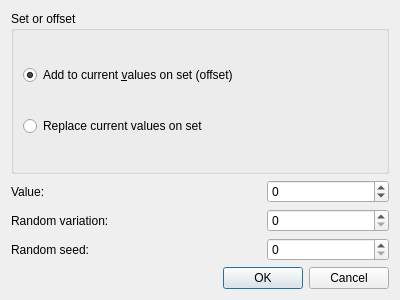
<?xml version="1.0" encoding="UTF-8"?>
<ui version="4.0">
 <class>PianoRollSet</class>
 <widget class="QDialog" name="PianoRollSet">
  <property name="geometry">
   <rect>
    <x>0</x>
    <y>0</y>
    <width>400</width>
    <height>300</height>
   </rect>
  </property>
  <property name="windowTitle">
   <string>Dialog</string>
  </property>
  <layout class="QGridLayout" name="gridLayout">
   <item row="3" column="2">
    <widget class="QSpinBox" name="eventSeedSpinBox">
     <property name="toolTip">
      <string>Seed for pseudo random number generation.</string>
     </property>
     <property name="maximum">
      <number>10000</number>
     </property>
    </widget>
   </item>
   <item row="2" column="2">
    <widget class="QSpinBox" name="eventRandSpinBox">
     <property name="toolTip">
      <string>Random: an integer from 0 to this number will be added into the value</string>
     </property>
     <property name="maximum">
      <number>999</number>
     </property>
    </widget>
   </item>
   <item row="4" column="1" colspan="2">
    <widget class="QDialogButtonBox" name="buttonBox">
     <property name="orientation">
      <enum>Qt::Horizontal</enum>
     </property>
     <property name="standardButtons">
      <set>QDialogButtonBox::Cancel|QDialogButtonBox::Ok</set>
     </property>
    </widget>
   </item>
   <item row="1" column="0" colspan="2">
    <widget class="QLabel" name="eventValLabel">
     <property name="text">
      <string>Value:</string>
     </property>
    </widget>
   </item>
   <item row="2" column="0" colspan="2">
    <widget class="QLabel" name="eventRandLabel">
     <property name="text">
      <string>Random variation:</string>
     </property>
    </widget>
   </item>
   <item row="0" column="0" colspan="3">
    <widget class="QGroupBox" name="rbGroup">
     <property name="title">
      <string>Set or offset</string>
     </property>
     <layout class="QGridLayout" name="gridLayout_2">
      <item row="1" column="0">
       <widget class="QRadioButton" name="replaceRb">
        <property name="text">
         <string>Replace current values on set</string>
        </property>
       </widget>
      </item>
      <item row="0" column="0">
       <widget class="QRadioButton" name="offsetRb">
        <property name="text">
         <string>Add to current &amp;values on set (offset)</string>
        </property>
        <property name="checked">
         <bool>true</bool>
        </property>
       </widget>
      </item>
     </layout>
    </widget>
   </item>
   <item row="1" column="2">
    <widget class="QSpinBox" name="eventValSpinBox">
     <property name="toolTip">
      <string>Value</string>
     </property>
     <property name="minimum">
      <number>-100000</number>
     </property>
     <property name="maximum">
      <number>100000</number>
     </property>
    </widget>
   </item>
   <item row="3" column="0">
    <widget class="QLabel" name="eventSeedLabel">
     <property name="text">
      <string>Random seed:</string>
     </property>
    </widget>
   </item>
  </layout>
 </widget>
 <resources/>
 <connections>
  <connection>
   <sender>buttonBox</sender>
   <signal>accepted()</signal>
   <receiver>PianoRollSet</receiver>
   <slot>accept()</slot>
   <hints>
    <hint type="sourcelabel">
     <x>248</x>
     <y>254</y>
    </hint>
    <hint type="destinationlabel">
     <x>157</x>
     <y>274</y>
    </hint>
   </hints>
  </connection>
  <connection>
   <sender>buttonBox</sender>
   <signal>rejected()</signal>
   <receiver>PianoRollSet</receiver>
   <slot>reject()</slot>
   <hints>
    <hint type="sourcelabel">
     <x>316</x>
     <y>260</y>
    </hint>
    <hint type="destinationlabel">
     <x>286</x>
     <y>274</y>
    </hint>
   </hints>
  </connection>
 </connections>
</ui>
